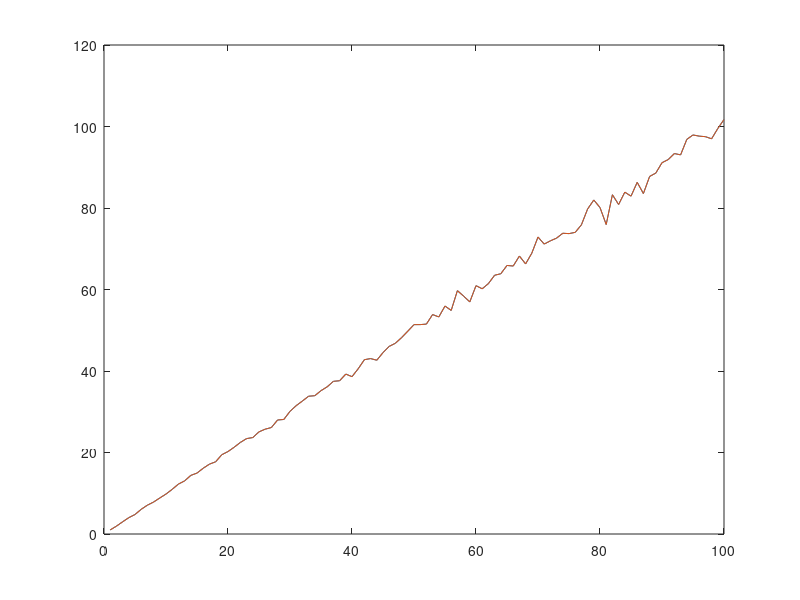

Reproduce this figure in MATLAB.
Scale = 100;
times = 5000;
N = 1000;

martin = zeros(times,Scale);

martinInv = zeros(times,Scale);

for i = 1:Scale

    for j = 1:times

        e = sqrt(i)*randn(1,N);

        e1 = e(1:N-1);

        e2 = e(2:N);

        martin(j,i) = e2 * e1' / (e1*e1') * e1 * e2';

        martinInv(j,i) = e1 * e2' / (e2*e2') * e2 * e1';

    end

end

sumScale = sum(martin)/times;
sumScaleInv = sum(martinInv)/times;

tag = 1:1:Scale;

figure(1)
plot(tag,sumScale)
hold on
plot(tag,sumScaleInv)
